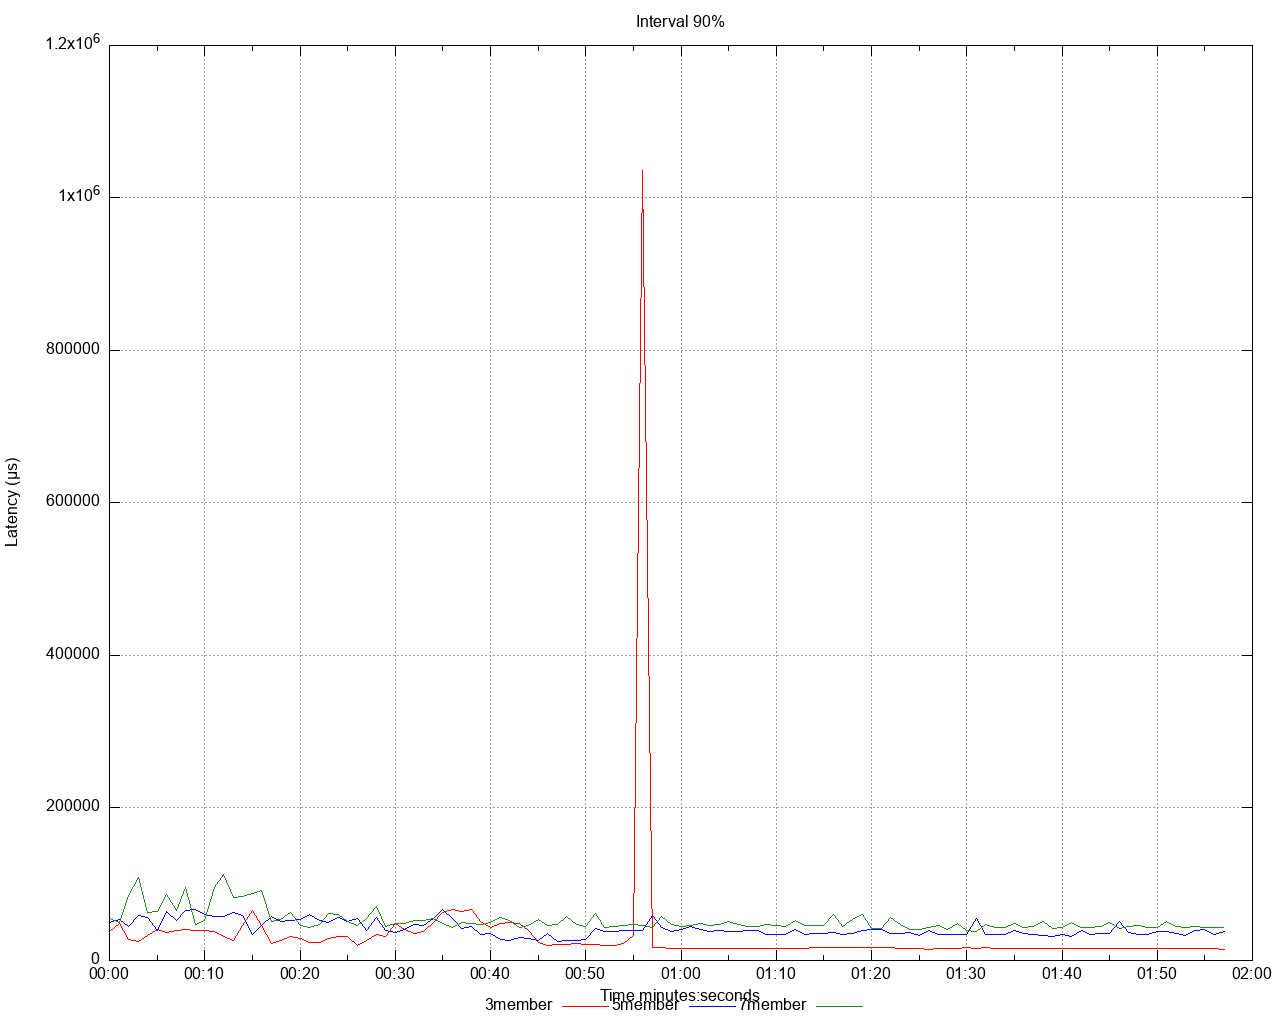

This chart was generated by the following gnuplot code:
set title 'Interval 90%' noenhanced
set style data lines
set datafile separator ","
set terminal png size 1280,1024
set grid
set key below
set xdata time
set timefmt "%s"
offset = 0
t0(x)=(offset=($0==0) ? x : offset, x - offset)
set xlabel 'Time minutes:seconds'
set ylabel 'Latency (μs)'
set output '/Users/gbarnett/git/hazelcast-simulator/atomicreference/3and5and7/latency/latency_interval_90_write.png'
plot \
   '/Users/gbarnett/git/hazelcast-simulator/atomicreference/3and5and7/data/latency_interval_90_write_1.data' using (t0(timecolumn(1))):2 title "3member" noenhanced lt rgb "red", \
   '/Users/gbarnett/git/hazelcast-simulator/atomicreference/3and5and7/data/latency_interval_90_write_2.data' using (t0(timecolumn(1))):2 title "5member" noenhanced lt rgb "blue", \
   '/Users/gbarnett/git/hazelcast-simulator/atomicreference/3and5and7/data/latency_interval_90_write_3.data' using (t0(timecolumn(1))):2 title "7member" noenhanced lt rgb "forest-green", \
